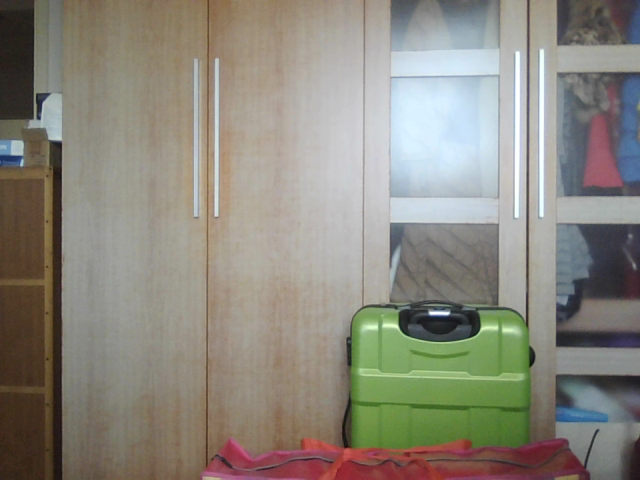
//> input picture camera_calibration/photo/1.png, 640 x 480 px
$ ./main   (built with g++ and OpenCV 4)
//> lines starting //> are read from the running program, lines starting //| are printed output that depends on the picture; after the words box and inside, x2 and y2 are one past the last pixel; in counts of white or black regions, pixels touching at a corner belong together
/*
 * @Author: Chenhaopeng
 * @Date: 2022-06-18 21:49:53
 * @LastEditors: Chenhaopeng
 * @LastEditTime: 2022-06-18 21:49:53
 * @FilePath: /Stereo_Bighomework/include/camera_calibration.hpp
 * @Description: 单目相机标定、双目相机标定及图像矫正
 * @Version: 1.0
 */
#include <vector>
#include <string>
#include <iostream>
#include <fstream>
#include <opencv2/opencv.hpp>
#include <opencv2/imgproc/types_c.h>
#include <opencv2/calib3d/calib3d.hpp>
#include <opencv2/highgui/highgui.hpp>
using namespace cv;
using namespace std;

//画标定板的函数
void drawChessBoard(int blocks_per_row = 11, int blocks_per_col = 8, int block_size = 75);// 11  8  75
//图片像素
const int imageWidth = 640;
const int imageHeight = 480;
//横向的角点数目
const int points_per_row = 10;
//纵向的角点数目
const int points_per_col = 7;
//总的角点数目
const int boardCorner = points_per_row * points_per_col;//标定板每行每列角点个数，共10*7个角点
//相机标定时需要采用的图像帧数
const int frameNumber = 8;
//标定板黑白格子的大小 单位是mm
const int squareSize = 75;
//标定板的总内角点
const Size corner_size = Size(points_per_row, points_per_col);
Size image_size = Size(imageWidth, imageHeight);//图片尺寸

Mat R, T, E, F;
//R旋转矢量 T平移矢量 E本征矩阵 F基础矩阵
vector<Mat> rvecs; //R
vector<Mat> tvecs; //T
//左边摄像机所有照片角点的坐标集合（虽然左右是同一个相机）
vector<vector<Point2f>> imagePointL;
//右边摄像机所有照片角点的坐标集合
vector<vector<Point2f>> imagePointR;
//各图像的角点的实际的物理坐标集合
vector<vector<Point3f>> objRealPoint;
//左边摄像机某一照片角点坐标集合
vector<Point2f> cornerL;
//右边摄像机某一照片角点坐标集合
vector<Point2f> cornerR;
//为左右图片创建RGB和灰度图的矩阵
Mat rgbImageL, grayImageL;
Mat rgbImageR, grayImageR;
//校正旋转矩阵R，投影矩阵P，重投影矩阵Q
Mat Rl, Rr, Pl, Pr, Q;
//映射表
Mat mapLx, mapLy, mapRx, mapRy;
Rect validROIL, validROIR;//留个矩形画图备用

/**
 * @description: 计算标定板上模块的实际物理坐标
 * @param {vector<vector<Point3f>>} & obj
 * @param {int} points_per_row
 * @param {int} points_per_col
 * @param {int} imgNumber
 * @param {int} squareSize
 * @return {}
 * @author: Chenhaopeng
 */
void RealPoint(vector<vector<Point3f>>& obj, int points_per_row, int points_per_col, int imgNumber, int squareSize)
{
    vector<Point3f> imgpoint;
    for (int rowIndex = 0; rowIndex < points_per_col; rowIndex++)
    {
        for (int colIndex = 0; colIndex < points_per_row; colIndex++)
        {
            imgpoint.push_back(Point3f(rowIndex * squareSize, colIndex * squareSize, 0));
        }
    }
    for (int imgIndex = 0; imgIndex < imgNumber; imgIndex++)
    {
        obj.push_back(imgpoint);
    }
}


int main(int argc, char** argv)
{
    //drawChessBoard();//画标定板
    //先进行单目相机的标定
    ifstream fin("file_images.txt"); //读取标定图片的路径，与cpp程序在同一路径下
    if (!fin)                              //检测是否读取到文件
    {
        cerr << "没有找到文件" << endl;
        return -1;
    }
    ofstream fout("calibration_result.txt"); //输出结果保存在此文本文件下
    //依次读取每一幅图片，从中提取角点
    cout << "开始提取角点……" << endl;
    int image_nums = 0;  //图片数量
    vector<Point2f> points_per_image;               //缓存每幅图检测到的角点
    vector<vector<Point2f>> points_all_images;      //用一个二维数组保存检测到的所有角点
    string image_file_name;                         //声明一个文件名的字符串
    while (getline(fin, image_file_name))           //逐行读取，将行读入字符串
    {
        image_nums++;
        Mat image_raw = imread(image_file_name);        //读入图片
//> image_raw is the input picture: 480 rows x 640 cols, CV_8UC3; mean B, G, R 125.1, 135.7, 139.3
        if (image_nums == 1)//确认下标定图片的尺寸
        {
            image_size.width = image_raw.cols;  //图像的宽对应着列数
//> image_size = Size(640, 480)
            image_size.height = image_raw.rows; //图像的高对应着行数
            cout << "image_size.width = " << image_size.width << endl;
//| image_size.width = 640
            cout << "image_size.height = " << image_size.height << endl;
//| image_size.height = 480
        }
        //角点检测部分
        Mat image_gray;                               //存储灰度图的矩阵
        cvtColor(image_raw, image_gray, CV_RGB2GRAY); //将RBG图转化为灰度图
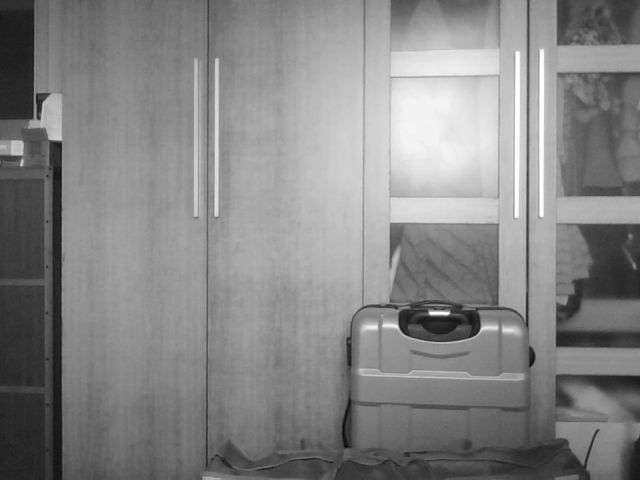
//> image_gray: 480 rows x 640 cols, CV_8UC1; min 10, max 255, mean 133
        // 提取角点
        bool success = findChessboardCorners(image_gray, corner_size, points_per_image);
//> points_per_image = empty; success = false
        if (!success)
        {
            cout << "can not find the corners " << endl;
//> (the run ends here: the program exits with an error code, at `exit(1);`)

$ run again, on camera_calibration/photo/10.png
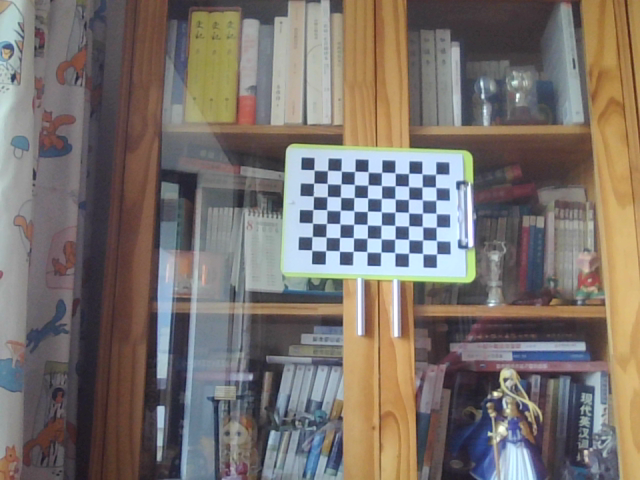
//> input picture camera_calibration/photo/10.png, 640 x 480 px, given in place of 1.png, which was not available
//> image_raw is the input picture: 480 rows x 640 cols, CV_8UC3; mean B, G, R 108.6, 113.8, 121.5
//| image_size.width = 640
//| image_size.height = 480
//> `cvtColor(image_raw, image_gray, CV_RGB2GRAY);`:
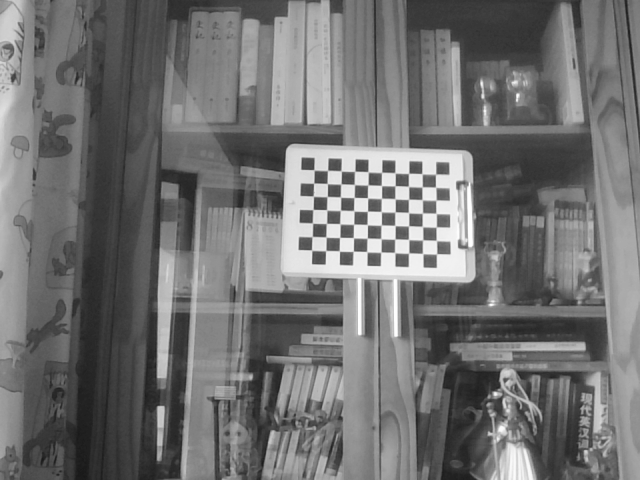
//> image_gray: 480 rows x 640 cols, CV_8UC1; min 24, max 255, mean 113.1
//> points_per_image = 70 Points (x, y), first 12: [313.9, 169.8], [327.6, 170.4], [341.1, 170.9], [354.9, 171.2], [368, 171.7], [381.7, 172.3], [394.9, 172.8], [408.7, 173.3], [421.8, 173.6], [435.7, 174.2], [313.7, 183.1], [327.2, 183.5]; success = true
//> points_all_images = 1 point lists
//> `drawChessboardCorners(image_raw, corner_size, points_per_image, succes..`:
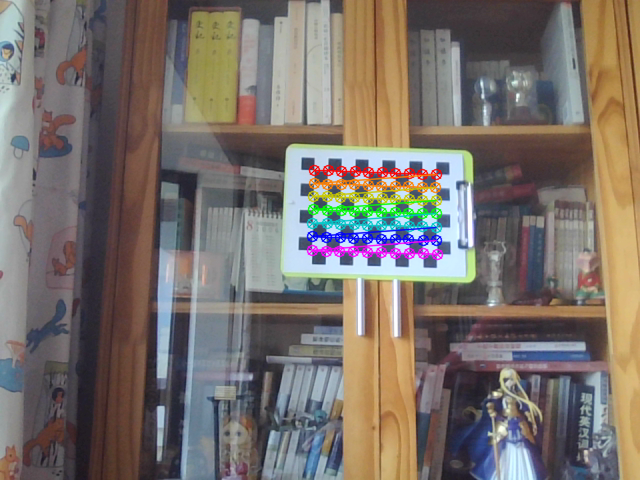
//> image_raw: 480 rows x 640 cols, CV_8UC3; 3.05% of pixels changed, all inside (x1, y1, x2, y2) = (306, 164, 444, 261)
